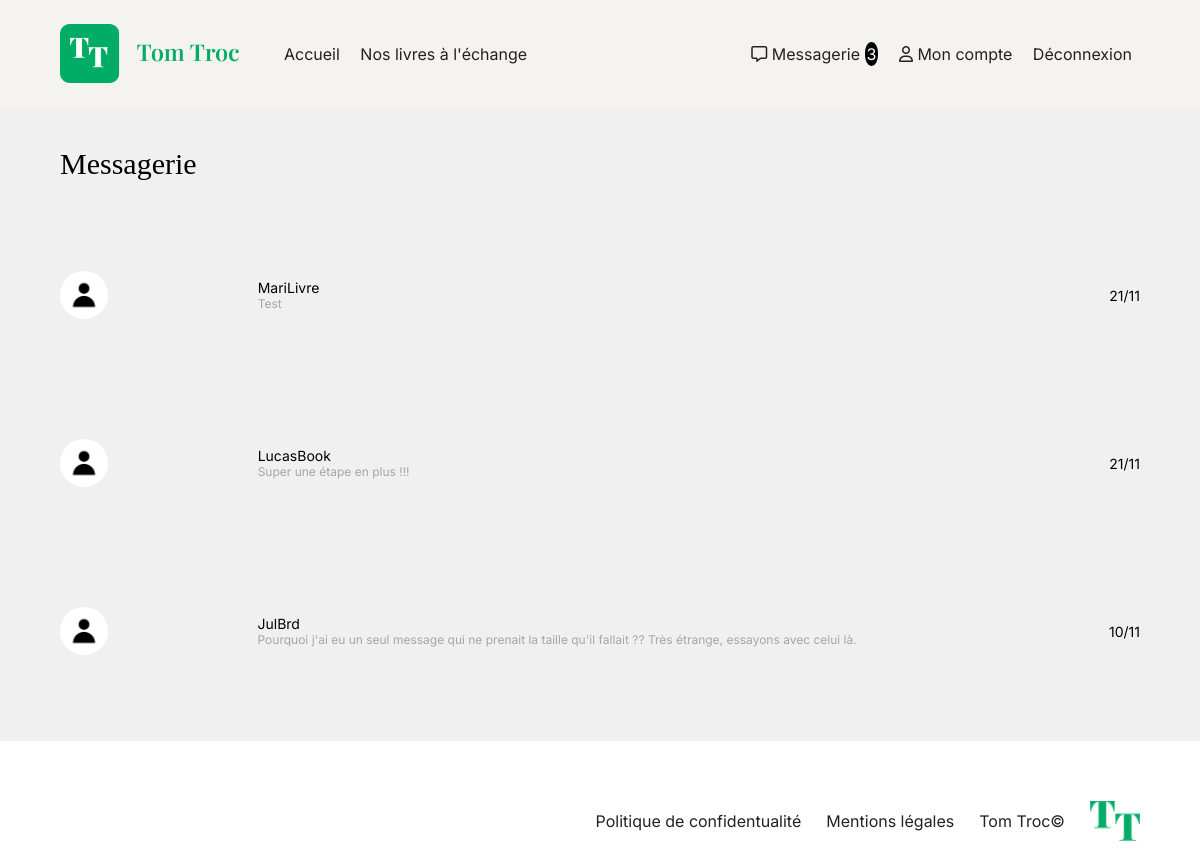
The app's page /index.php?action=inbox (signed in) with its own data.
### tables this page shows
CREATE TABLE `conversations` (
  `id` bigint(20) UNSIGNED NOT NULL,
  `user1_id` bigint(20) UNSIGNED NOT NULL,
  `user2_id` bigint(20) UNSIGNED NOT NULL,
  `created_at` datetime NOT NULL DEFAULT current_timestamp(),
  `updated_at` datetime NOT NULL DEFAULT current_timestamp() ON UPDATE current_timestamp()
);

CREATE TABLE `users` (
  `id` bigint(20) UNSIGNED NOT NULL,
  `email` varchar(255) NOT NULL,
  `password_hash` varchar(255) NOT NULL,
  `username` varchar(60) NOT NULL,
  `image_url` varchar(255) DEFAULT NULL,
  `created_at` datetime NOT NULL DEFAULT current_timestamp()
);

### views/View.php (called while the page is built, shortened)
<?php
class View
{
    public function render(string $viewName, array $params = []) : void
    {
        $viewPath = $this->buildViewPath($viewName);
        $content = $this->_renderViewFromTemplate($viewPath, $params);
        if (!empty($_SESSION['user_id'])) {
            $messageRepo = new MessageRepository();
            $unreadCount = $messageRepo->countUnread((int)$_SESSION['user_id']);
        }
        require MAIN_VIEW_PATH;
    }
    private function buildViewPath(string $viewName) : string
    {
        $viewName = ltrim($viewName, '/');
        $path = TEMPLATE_VIEW_PATH . $viewName . '.php';
        return $path;
    }
    private function _renderViewFromTemplate(string $viewPath, array $params = []) : string
    {
        require $viewPath;
        return ob_get_clean();
    }
}

### controllers/MessageController.php (called while the page is built, shortened)
<?php
class MessageController
{
    private function requiredAuth(): int
    {
        return Utils::requireAuth();
    }
    public function inbox(): void
    {
        $user_id = $this->requiredAuth();
        $conversationRepo = new ConversationRepository();
        $conversations    = $conversationRepo->conversationList($user_id);
        $view = new View('Tom Troc - Conversations');
        $view->render('inbox', [
            'conversations' => $conversations,
            'user_id'       => $user_id,
        ]);
    }
}

### index.php (called while the page is built, shortened)
<?php
$action = Utils::request('action', 'home');
try {
    switch ($action) {
        case 'inbox':
            $messageController = new MessageController();
            $messageController->inbox();
            break;
    }
} catch (Exception $e) {
    $view = new View('Troc Tom - Erreur');
    $view->render('error', ['message' => $e->getMessage()]);
}

### models/Repositories/DBManager.php (called while the page is built, shortened)
<?php
class DBManager
{
    private static $instance;
    private $db;
    private function __construct()
    {
        $this->db = new PDO('mysql:host=' . DB_HOST . ';dbname=' . DB_NAME . ';charset=utf8', DB_USER, DB_PASS);
        $this->db->setAttribute(PDO::ATTR_ERRMODE, PDO::ERRMODE_EXCEPTION);
        $this->db->setAttribute(PDO::ATTR_DEFAULT_FETCH_MODE, PDO::FETCH_ASSOC);
    }
    public static function getInstance() : DBManager
    {
        if (!self::$instance) {
            self::$instance = new DBManager();
        }
        return self::$instance;
    }
    public function getPDO() : PDO
    {
        return $this->db;
    }
}

### services/Utils.php (called while the page is built, shortened)
<?php
class Utils
{
    public static function requireAuth(): int {
        return (int)$_SESSION['user_id'];
    }
}

### models/Repositories/ConversationRepository.php (called while the page is built, shortened)
<?php
class ConversationRepository {
    private \PDO $pdo;
    public function __construct() {
        $this->pdo = DBManager::getInstance()->getPDO();
    }
    public function conversationList(int $user_id) : array
    {
        $sql = "SELECT
                    c.id,
                    c.user1_id,
                    c.user2_id,
                    c.created_at,
                    c.updated_at,
                    -- utilisateur en face
                    u.id AS other_user_id,
                    u.username AS other_username,
                    u.image_url AS other_image_url,
                    -- dernier message
                    (
                        SELECT m.content
                        FROM messages m
                        WHERE m.conversation_id = c.id
                        ORDER BY m.created_at DESC
                        LIMIT 1
                    ) AS last_message,
                    (
                        SELECT m.created_at
                        FROM messages m
                        WHERE m.conversation_id = c.id
                        ORDER BY m.created_at DESC
                        LIMIT 1
                    ) AS last_message_at
                FROM conversations c
                JOIN users u
                    ON u.id = CASE
                                WHEN c.user1_id = :user_id
                                THEN c.user2_id
                                ELSE c.user1_id
                              END
                WHERE c.user1_id = :user_id OR c.user2_id = :user_id
                ORDER BY c.updated_at DESC";
        $statement = $this->pdo->prepare($sql);
        $statement->execute([':user_id' => $user_id]);
        $conversations = $statement->fetchAll(PDO::FETCH_CLASS, Conversation::class);
        return $conversations ?: [];
    }
}

### models/Entities/Conversation.php (called while the page is built, shortened)
<?php
class Conversation
{
    private int $id;
    private ?string $other_username = null;
    private ?string $other_image_url = null;
    private ?string $last_message = null;
    private ?string $last_message_at = null;
    public function getId(): int
    {
        return $this->id;
    }
    public function getOtherUsername(): ?string
    {
        return $this->other_username;
    }
    public function getOtherImageUrl(): ?string
    {
        return $this->other_image_url;
    }
    public function getLastMessage(): ?string
    {
        return $this->last_message;
    }
    public function getLastMessageAt(): ?string
    {
        return $this->last_message_at;
    }
}

### models/Repositories/MessageRepository.php (called while the page is built, shortened)
<?php
class MessageRepository
{
    private \PDO $pdo;
    public function __construct()
    {
        $this->pdo = DBManager::getInstance()->getPDO();
    }
    public function countUnread(int $user_id): int
    {
        $sql = "
            SELECT COUNT(*)
            FROM messages m
            JOIN conversations c ON c.id = m.conversation_id
            WHERE (c.user1_id = :uid OR c.user2_id = :uid)
              AND m.sender_id <> :uid
              AND m.read_at IS NULL
        ";
        $statement = $this->pdo->prepare($sql);
        $statement->execute([':uid' => $user_id]);
        return (int)$statement->fetchColumn();
    }
}

### views/templates/inbox.php (the view)
<h1 class="conversation-title">Messagerie</h1>
<?php if (empty($conversations)): ?>
  <p>Aucune conversation trouvée.</p>
<?php else: ?>
  <div class="conversation-container">
    <?php foreach ($conversations as $conversation): ?>
      <?php
        $cid       = (int)$conversation->getId();
        $avatarUrl = $conversation->getOtherImageUrl() ?: '../../images/profile-default.jpg';
        $username  = $conversation->getOtherUsername() ?? '';
        $lastMsg   = $conversation->getLastMessage() ?? 'Aucun message';
        $rawDate = $conversation->getLastMessageAt() ?? $conversation->getUpdated_at();
      ?>
      <div class="conversation-item">
        <a href="index.php?action=conversation&id=<?= htmlspecialchars($cid) ?>" class="conversation-link">
          <img src="<?= htmlspecialchars($avatarUrl) ?>" alt="Avatar" class="conversation-img">
          <div class="conversation-message">
            <p class="conversation-name"><?= htmlspecialchars($username) ?></p>
            <p class="conversation-text"><?= htmlspecialchars($lastMsg) ?></p>
          </div>
          <p class="conversation-name">
            <?php
            if ($rawDate) {
                $dt  = new DateTime($rawDate);
                $now = new DateTime('now');
                if ($dt->format('Y-m-d') === $now->format('Y-m-d')) {
                    echo htmlspecialchars($dt->format('H:i'));
                } else {
                    echo htmlspecialchars($dt->format('d/m'));
                }
            } else {
                echo '';
            }
            ?>
          </p>
        </a>
      </div>
    <?php endforeach; ?>
  </div>
<?php endif; ?>

### views/templates/main.php (shortened to what this page needs)
<!doctype html>
<html lang="fr">
<head>
  <link href="./css/style.css" rel="stylesheet">
  <link rel="stylesheet" href="https://cdnjs.cloudflare.com/ajax/libs/font-awesome/6.5.0/css/all.min.css">
</head>
<body>
<header class="header">
  <img src="./images/logo.png" alt="Logo TomTroc" class="logo">
  <nav id="primary-nav" class="nav">
    <div>
        <a href="index.php">Accueil</a>
        <a href="index.php?action=books">Nos livres à l'échange</a>
    </div>
    <div>
        <a href="index.php?action=inbox" data-desktop-href="index.php?action=inboxDesktop" class="nav-link-messages">
            <i class="fa-regular fa-message"></i>
            Messagerie
            <?php if(!empty($unreadCount)): ?>
              <span class="message-count"><?= (int)$unreadCount ?></span>
            <?php endif; ?>
        </a>
        <a href="index.php?action=profile">
            <i class="fa-regular fa-user"></i>
            Mon compte
        </a>
        <?php if (!empty($_SESSION['user_id'])): ?>
          <a href="index.php?action=logout">Déconnexion</a>
        <?php else: ?>
          <a href="index.php?action=login">Connexion</a>
        <?php endif; ?>
    </div>
  </nav>
</header>
  <main>
    <?= $content ?? '' ?>
  </main>
  <footer class="footer">
    <nav class="footer-nav">
        <a href="#">Politique de confidentualité</a>
        <a href="#">Mentions légales</a>
        <a href="#">Tom Troc©</a>
        <img src="./images/logoFooter.png" alt="Logo TomTroc" class="footer-logo">
    </nav>
  </footer>
</body>
</html>

### css/style.css (style rules this page uses)
:root { --titleFont: "Playfair Display", serif; --textFont: "Inter", sans-serif; --principalGreen: #00AC66; --hoverGreen: #006D41; --backgroundGrey: #F5F3EF; --textGrey: #A6A6A6; --backgroundWhite: #F0F0F0; --ableGreen: #6DC5A1; --disableRed: #C56D6D; }
* { margin: 0; padding: 0; box-sizing: border-box; }
main { background: var(--backgroundWhite); }
.header { background-color: var(--backgroundGrey); display: flex; align-items: center; justify-content: space-between; gap: 12px; padding: 12px 16px; position: relative; }
.logo { width: 130px; }
.nav { position: absolute; left: 0; right: 0; top: 100%; background: transparent; border-bottom: 1px solid #eee; display: block; max-height: 0; overflow: hidden; opacity: 0; transition: max-height .45s ease, opacity .3s ease; z-index: 10; font-family: var(--textFont); }
.nav a { display: block; padding: 12px 16px; background-color: var(--backgroundGrey); text-decoration: none; color: #222; transform: translateY(-8px); opacity: 0; }
.message-count { background: black; color: white; padding: 2px; border-radius: 45%; }
.menu-toggle:not(:checked) ~ .nav a { animation: linkOut .30s ease forwards; }
.menu-toggle:not(:checked) ~ .nav a:nth-child(1) { animation-delay: .25s; }
.menu-toggle:not(:checked) ~ .nav a:nth-child(2) { animation-delay: .20s; }
.menu-toggle:not(:checked) ~ .nav a:nth-child(3) { animation-delay: .15s; }
.menu-toggle:not(:checked) ~ .nav { transition: max-height .45s ease .55s, opacity .3s ease .55s; }
.footer { display: flex; justify-content: center; align-items: center; }
.footer-nav { display: flex; flex-direction: column; gap: 20px; }
.footer a { text-decoration: none; text-align: center; color: #222; font-family: var(--textFont); }
.footer-logo { width: 50px; align-self: center; }
.conversation-title { font-family: var(--titleFont); font-size: 30px; font-weight: 400; width: 90%; margin: auto; padding-top: 40px; }
.conversation-container { height: 70vh; padding-top: 30px; }
.conversation-item { width: 90%; margin: 20px auto; }
.conversation-link { text-decoration: none; color: black; width: 100%; display: flex; justify-content: space-between; align-items: center; }
.conversation-message { width: 65%; }
.conversation-name { font-family: var(--textFont); font-size: 14px; font-weight: 400; color: black; }
.conversation-text { font-family: var(--textFont); font-size: 12px; font-weight: 400; color: var(--textGrey); display: block; white-space: nowrap; overflow: hidden; text-overflow: ellipsis; }
.conversation-img { width: 48px; height: 48px; border-radius: 50%; }
@media screen and (min-width: 1024px) { .header { padding: 2% 5%; } }
@media screen and (min-width: 1024px) { .logo { width: 180px; } }
@media screen and (min-width: 1024px) { .nav { position: static; width: 80%; display: flex; align-items: center; justify-content: space-between; gap: 16px; max-height: none; opacity: 1; overflow: visible; border-bottom: 0; transition: none; background-color: var(--backgroundGrey); } }
@media screen and (min-width: 1024px) { .nav a, .menu-toggle:checked ~ .nav a, .menu-toggle:not(:checked) ~ .nav a { display: inline-block; padding: 6px 8px; border-top: 0; transform: none; opacity: 1; transition: none; animation: none; } }
@media screen and (min-width: 1024px) { .footer { display: flex; justify-content: flex-end; padding: 5%; } }
@media screen and (min-width: 1024px) { .footer-nav { flex-direction: row; align-items: center; gap: 25px; } }
@media screen and (min-width: 1024px) { .conversation-item { width: 100%; margin: 0; padding: 5%; } }

### records on screen
conversations: user2.username "MariLivre", lastMsg "Test", format "21/11"
conversations: user2.username "LucasBook", lastMsg "Super une étape en plus !!!", format "21/11"
conversations: user2.username "JulBrd", lastMsg "Pourquoi j'ai eu un seul message qui ne prenait la taille qu'il fallait ?? Très étrange, essayons avec celui là.", format "10/11"

### other values on screen
$unreadCount "3"
